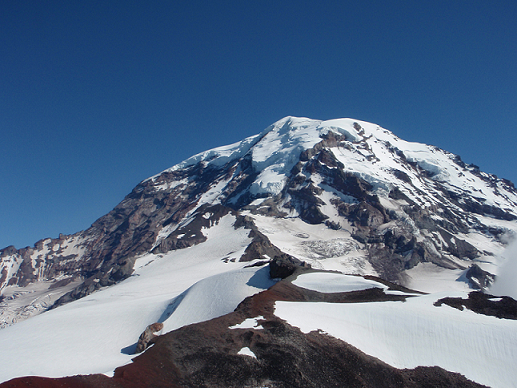
#> input picture solutions/Practical Four/data/Rainier1.png, 517 x 388 px
$ jupyter execute --allow-errors practical_four_solution.ipynb
#> lines starting #> are read from the running program, lines starting #| are printed output that depends on the picture
# Practical Four: Panoramas (Features, Matching, Transform, and Stitch)

This notebook is prepared to introduce you to the basics of how to create image panoramas including finding keypoints in an image, describing those key points, matching them to those points in another image, computing the transform from one image to the other, and stitching them together into a panorama.

### References
* [Based on "Homework 2: Panoramas!"](https://github.com/pjreddie/vision-hw2)
* [Lecture 6: Features and Matching](https://docs.google.com/presentation/d/11f77YuX5YVUmhr1QWYGCSmg5lHyml0VaRjDh93aceHI/edit?usp=sharing) and [Lecture 7: Matching, RANSAC, SIFT, and HoG](https://docs.google.com/presentation/d/1QgLpO6-fOn14dGbyPXidGolOEX6G3yFZc3UAXeALnek/edit?usp=sharing)

## Load Required Modules

[cell 1]
from PIL import Image, ImageDraw, ImageFont
from IPython.display import display
import numpy as np
import matplotlib.pyplot as pl

[cell 2]
# [22 lines left out: function np2img, not called in this run]

def draw_corners(im, points, line_length=7, line_width=1, color=(255, 0, 0)):
    """
    This function draws a cross at each point (x,y) of the input points list
    on the input image object im.
    """
    im = im.copy()
    draw = ImageDraw.Draw(im)
    for point in points:
        x, y = point[0], point[1]

        if ((x-line_length) >= 0):
            left = ((x-line_length), y)
        else:
            left = (0, y)

        if ((x+line_length) < im.size[0]):
            right = ((x+line_length), y)
        else:
            right = (im.size[0]-1, y)

        if ((y-line_length) >= 0):
            top = (x, (y-line_length))
        else:
            top = (x, 0)

        if ((y+line_length) < im.size[1]):
            bottom = (x, (y+line_length))
        else:
            bottom = (x, im.size[1]-1)

        draw.line(left + right, fill=color, width=line_width)
        draw.line(top + bottom, fill=color, width=line_width)

    return im

# [137 lines left out: functions imresize_nn, imresize_bi, not called in this run]


def imfilter(im, filter, preserve=False, img_obj=False, mode='edge'):
    """
    This function filters the input object im with the numpy array filter and
    returns the filtered image object.
    """
    # Convert the input object to numpy array object
    im = np.array(im).astype(float)
    if (im.ndim == 2):
        im = im[...,np.newaxis]
    # Get the filter dimensions
    h, w = filter.shape[:2][0] // 2, filter.shape[:2][1] // 2
    if (filter.ndim == 2):
        filter = filter[...,np.newaxis]
    # Apply padding on the input image to handle image boundaries
    pad_width = [[h,h],[w,w]]
    for d in range(2, im.ndim):
        pad_width.append([0,0])
    im = np.pad(im, pad_width=pad_width, mode=mode)
    # Create place holder for the filtered image
    if preserve:
        im_ = im.copy()
        # Iterate over pixels
        for y in range(h, im.shape[0]-h):
            for x in range(w, im.shape[1]-w):
                im_[y,x] = (im[y-h:y+h+1, x-w:x+w+1] * filter).sum(axis=(0,1))
    else:
        im_ = np.zeros(im.shape[:2])
        # Iterate over pixels
        for y in range(h, im.shape[0]-h):
            for x in range(w, im.shape[1]-w):
                im_[y,x] = (im[y-h:y+h+1, x-w:x+w+1] * filter).sum()

    # Exclude the boundary pixels
    im = im_[h:im.shape[0]-h, w:im.shape[1]-w]

    if img_obj:
        im = np2img(im)

    return im


# [17 lines left out: function box_filter, not called in this run]


def gaussian_kernel(sigma, dim=1):
    """
    This function generates and returns either a 1D (dim=1) or 2D (dim=2)
    Gaussian kernel with a standard deviation sigma. Note that the function
    automatically adjusts the kernel size so that 99% of the distribution falls
    within 3 standard deviations.
    """
    k = int(2 * np.ceil(3*sigma) + 1)
    x = np.linspace(-3*sigma, 3*sigma, k)
    g = 1.0 / np.sqrt(2 * np.pi * sigma**2) * np.exp(-x**2/(2*sigma**2))
    g = g / g.sum()
    g = g[np.newaxis,...]
    if dim == 2:
        g = np.dot(g.T, g)

    return g


def detect_corners(im, sigma=1, thresh=0.1, alpha=0.06, w=5):
    """
    This function detects and returns the spatial locations of the corners in the
    input 2D image object im using the Harris corner detection pipeline. See above for
    the definitions of the parameters.
    """
    B = gaussian_kernel(sigma=1.0, dim=2)
    G = gaussian_kernel(sigma, dim=2)
    Sx = np.array([[1.0, 0.0, -1.0], [2.0, 0.0, -2.0], [1.0, 0.0, -1.0]])
    Sy = Sx.copy().T
    # Blur image
    IB = imfilter(im, B)
    # Calculate image derivatives
    Ix = imfilter(IB, Sx)
    Iy = imfilter(IB, Sy)
    # Calculate three measures
    IxIx = Ix * Ix
    IyIy = Iy * Iy
    IxIy = Ix * Iy
    # Calculate three measures with weighted sums
    IxIx = imfilter(IxIx, G)
    IyIy = imfilter(IyIy, G)
    IxIy = imfilter(IxIy, G)
    # Calculate cornerness response
    R = (IxIx * IyIy - IxIy**2) - alpha * (IxIx + IyIy)**2
    # Apply non-maximum suppression and find the list of corners
    # w = 5
    w = w // 2
    w = 1 if w == 0 else w
    keypoints = []
    for y in range(w, R.shape[0]-w):
        for x in range(w, R.shape[1]-w):
            if R[y,x] >= thresh:
                if (R[y-w:y+w+1,x-w:x+w+1] > R[y,x]).sum() == 0:
                    keypoints.append([x,y])

    return np.array(keypoints)


def describe_corners(im, keypoints, w=5):
    """
    This function returns a descriptor for each input corner based on its w x w neighborhood on the input image objec im.
    """
    im = np.array(im).astype(float)
    w = w // 2
    w = 1 if w == 0 else w
    b = np.zeros((2*w+1, 2*w+1), dtype=np.int8)
    b[w, w] = 1
    b = (b == 0)
    descriptors = []
    for keypoint in keypoints:
        descriptor = im[keypoint[1]-w:keypoint[1]+w+1, keypoint[0]-w:keypoint[0]+w+1]
        descriptor = descriptor - im[keypoint[1],keypoint[0]]
        descriptors.append(descriptor[b].flatten())

    return np.array(descriptors)

def descriptor_distance(d1, d2, distance_type='L2'):
    """
    This function computes and returns distance between the 1D vector d1 and 2D array d2.
    """
    distance = []
    if distance_type == 'L2':
        distance = np.sqrt(((d2 - d1)**2).sum(axis=1))
    elif distance_type == 'L1':
        distance = np.abs(d2 - d1).sum(axis=1)

    return distance

def match_descriptors(descriptors1, descriptors2, distance_type='L2'):
    """
    This function matches each descriptor of descriptors1 with the closest descriptor in descriptors2.
    """
    matches = []
    distances = []
    for i, descriptor1 in enumerate(descriptors1):
        distance = descriptor_distance(descriptor1, descriptors2, distance_type=distance_type)
        j = np.argmin(distance)
        matches.append([i, j])
        distances.append(distance[j])

    matches = np.array(matches)
    distances = np.array(distances)

    return matches, distances

def find_and_draw_matches(im1, im2, sigma=1, thresh=0.1,
    alpha=0.06, w=5, distance_type='L2',
    line_width=1, line_color=(0, 128, 0), cross_color=(0,0,128), text_color=(255,0,0)):
    """
    This function finds and draws best matches between the keypoints of im1 and im2.
    It ensures one-to-one keypoint matches. It returns an image showing the one-to-one
    matching and the corresponding keypoint coordinates as a list.
    """
    F = np.array([[[0.299, 0.587, 0.114]]])
    I1 = imfilter(im1, F) / 255.0
    I2 = imfilter(im2, F) / 255.0

    keypoints1 = detect_corners(I1, sigma=sigma, thresh=thresh, alpha=alpha, w=w)
    keypoints2 = detect_corners(I2, sigma=sigma, thresh=thresh, alpha=alpha, w=w)

    descriptors1 = describe_corners(im1, keypoints1, w=w)
    descriptors2 = describe_corners(im2, keypoints2, w=w)

    matches, distances = match_descriptors(descriptors1, descriptors2, distance_type=distance_type)
    indexes = np.argsort(distances)
    matches_ = []
    keypoints2_ = []
    for index in indexes:
        if matches[index,1] not in keypoints2_:
            keypoints2_.append(matches[index,1])
            matches_.append(matches[index].tolist())
    matches = np.array(matches_)

    im12 = Image.new('RGB', (im1.width + im2.width, max(im1.height, im2.height)), color=(255, 255, 255))
    im12.paste(draw_corners(im1,keypoints1,line_width=line_width,color=cross_color), (0, 0))
    im12.paste(draw_corners(im2,keypoints2,line_width=line_width,color=cross_color), (im1.width, 0))
    draw = ImageDraw.Draw(im12)
    keypoints12 = []
    for i, match in enumerate(matches):
        keypoint1 = keypoints1[match[0]]
        keypoint2 = keypoints2[match[1]]
        keypoints12.append({'keypoint1':keypoint1,'keypoint2':keypoint2})
        keypoint2 += np.array([im1.width, 0])
        draw.line(keypoint1.tolist() + keypoint2.tolist(), fill=line_color, width=line_width)
        draw.text(keypoint1.tolist(), str(i), fill=text_color)
        draw.text(keypoint2.tolist(), str(i), fill=text_color)

    return im12, keypoints12

## Harris Corner (Keypoint) Detector, Corner (Keypoint) Descriptor, and Corner (Keypoint) Matching

[cell 3]
sigma = 1.0
thresh = 0.15
alpha = 0.06
w = 7
distance_type = 'L1'
im1 = Image.open('../data/Rainier1.png').convert('RGB')
im2 = Image.open('../data/Rainier2.png').convert('RGB')
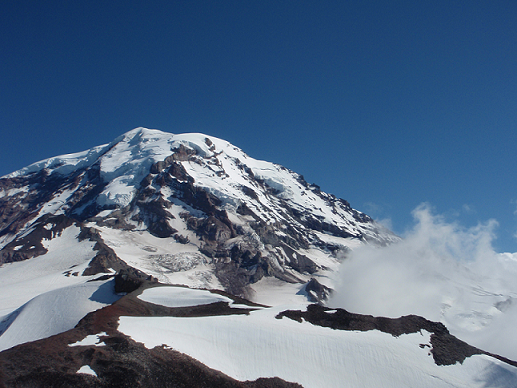
#> input picture solutions/Practical Four/data/Rainier2.png, 517 x 388 px
im12, keypoints12  = find_and_draw_matches(im1, im2, sigma, thresh, alpha, w, distance_type)
#> call 3 of imfilter, with filter = array of shape (7, 7), preserve = False, img_obj = False, mode = 'edge'
#> after the loop in imfilter (call 3), `for y in range(h, im.shape[0]-h):`:
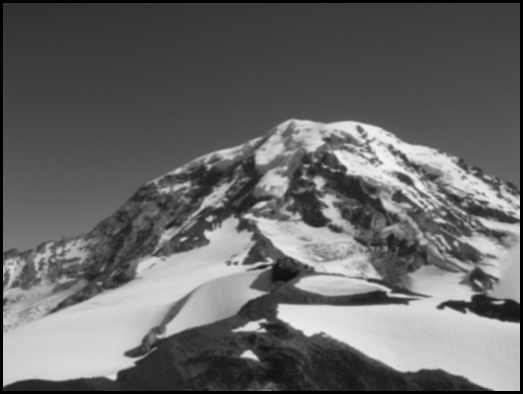
#> im_: shape (394, 523) float64; min 0, max 0.947, mean 0.405
#> in detect_corners, `R = (IxIx * IyIy - IxIy**2) - alpha * (IxIx + IyIy)**2`:
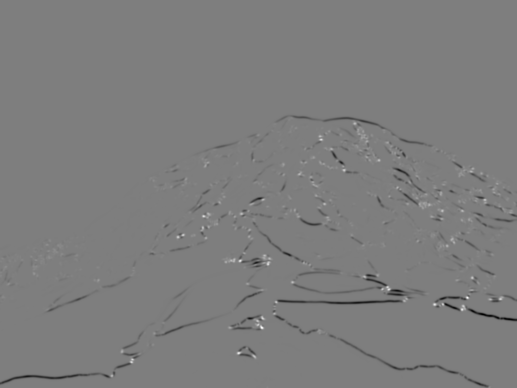
#> R: shape (388, 517) float64; min -0.357, max 0.365, mean -0.00231; drawn with min black and max white
#> in find_and_draw_matches, `keypoints1 = detect_corners(I1, sigma=sigma, thresh=thresh, alpha=alph..`: keypoints1 = 39 pairs, first value 132 to 500, second value 123 to 359
#> call 2 of detect_corners, with sigma = 1, thresh = 0.15, alpha = 0.06, w = 7
#> after the loop in imfilter (call 9), `for y in range(h, im.shape[0]-h):`:
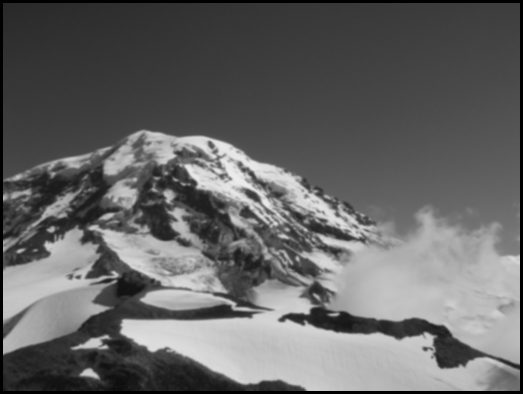
#> im_: shape (394, 523) float64; min 0, max 0.926, mean 0.398
#> after the loop in imfilter (call 10), `for y in range(h, im.shape[0]-h):`:
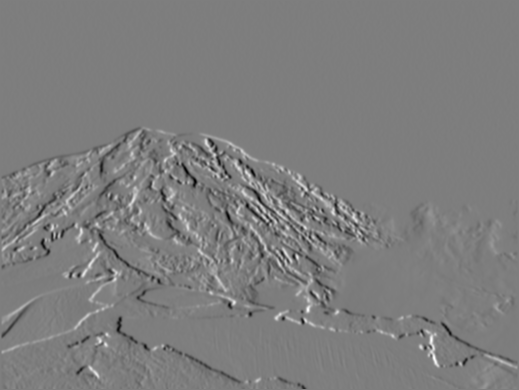
#> im_: shape (390, 519) float64; min -1.61, max 1.65, mean -0.00193; drawn with min black and max white
#> after the loop in imfilter (call 11), `for y in range(h, im.shape[0]-h):`:
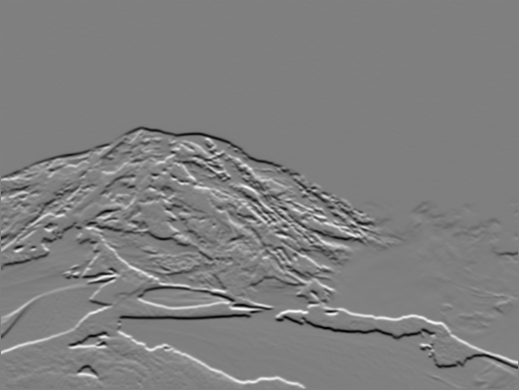
#> im_: shape (390, 519) float64; min -1.85, max 1.84, mean -0.00323; drawn with min black and max white
#> in detect_corners (call 2), `IxIx = Ix * Ix`:
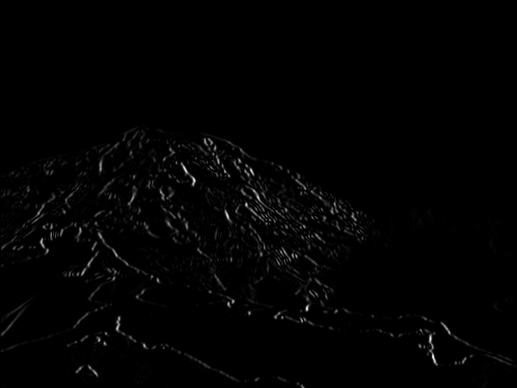
#> IxIx: shape (388, 517) float64; min 5.92e-15, max 2.72, mean 0.0288; drawn with min black and max white
#> in detect_corners (call 2), `IxIy = Ix * Iy`:
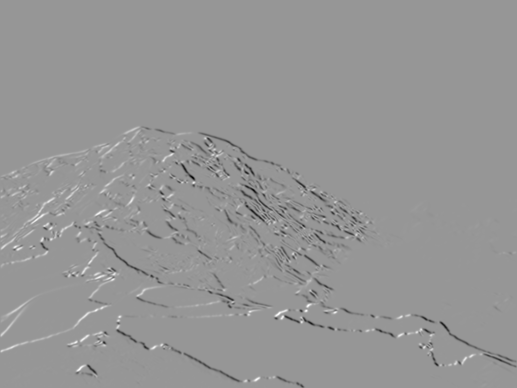
#> IxIy: shape (388, 517) float64; min -1.8, max 1.24, mean -0.00867; drawn with min black and max white
#> after the loop in imfilter (call 13), `for y in range(h, im.shape[0]-h):`:
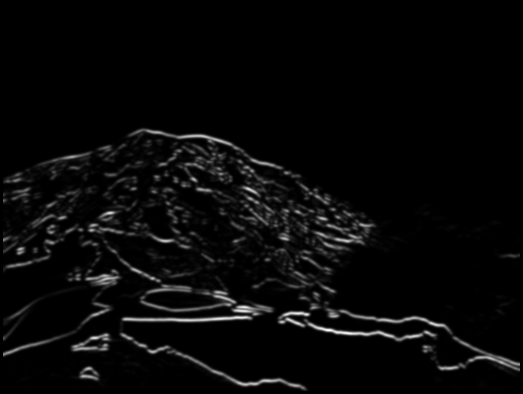
#> im_: shape (394, 523) float64; min 0, max 2.22, mean 0.0725; drawn with min black and max white
#> in imfilter (call 13), `im = im_[h:im.shape[0]-h, w:im.shape[1]-w]`:
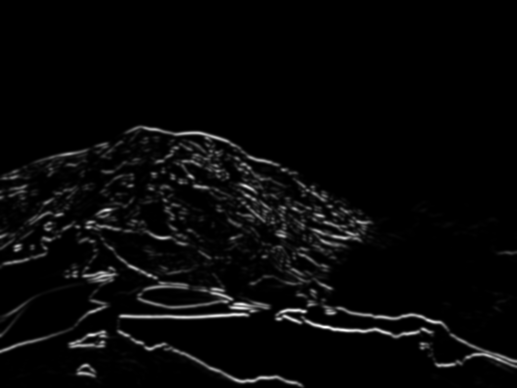
#> im: shape (388, 517) float64; min 9.44e-07, max 2.22, mean 0.0745; drawn with min black and max white
#> in find_and_draw_matches, `keypoints2 = detect_corners(I2, sigma=sigma, thresh=thresh, alpha=alph..`: keypoints2 = 32 pairs, first value 14 to 430, second value 138 to 374
#> the loop in describe_corners, `for keypoint in keypoints:` made 39 passes
#> keypoint on passes 1 to 12: [354, 123], [321, 139], [379, 160], [344, 170], [471, 171], [299, 174], [263, 199], [484, 199], [324, 204], [442, 210], [462, 210], [241, 213]
#> after the loop in describe_corners, `for keypoint in keypoints:`: descriptors = 39 items
#> the loop in describe_corners (call 2), `for keypoint in keypoints:` made 32 passes
#> keypoint on passes 1 to 12: [206, 138], [172, 152], [182, 162], [228, 176], [194, 184], [323, 217], [86, 225], [44, 226], [285, 227], [303, 227], [43, 238], [14, 248]
#> the loop in match_descriptors, `for i, descriptor1 in enumerate(descriptors1):` made 39 passes
#> j on passes 1 to 12: 0, 1, 3, 4, 23, 6, 26, 5, 24, 8, 9, 6
#> after the loop in match_descriptors, `for i, descriptor1 in enumerate(descriptors1):`: distances = 39 values, max 8283 at index 21, min 1071 at index 19, mean 4473.2; matches = 39 pairs, first value 0 to 38, second value 0 to 30
#> in find_and_draw_matches, `indexes = np.argsort(distances)`: indexes = 39 values, max 38 at index 35, min 0 at index 27, mean 19
#> the loop in find_and_draw_matches, `for index in indexes:` made 39 passes
#> index on passes 1, 3, 4, 5, 6, 7, 8, 9, 10, 11, 13, 14: 19, 1, 7, 3, 29, 30, 25, 28, 35, 22, 16, 23
#> after the loop in find_and_draw_matches, `for index in indexes:`: keypoints2_ = [13, 3, 1, 5, 4, 22, 23, 18, 20, 28, 15, 6, 12, 16, 24, 17, 8, 21, 26, 30, 19, 0, 9]; matches_ = [[19, 13], [2, 3], [1, 1], [7, 5], [3, 4], [29, 22], [30, 23], [25, 18], [28, 20], [35, 28], [22, 15], [11, 6], [16, 12], [23, 16], [32, 24], [24, 17], [9, 8], [13, 21], [6, 26], [12, 30], [26, 19], [0, 0], [10, 9]]
#> in find_and_draw_matches, `matches = np.array(matches_)`: matches = 23 rows, first 8: [19, 13], [2, 3], [1, 1], [7, 5], [3, 4], [29, 22], [30, 23], [25, 18]
#> the loop in draw_corners, `for point in points:` made 39 passes
#> (x, y, left, right, top, bottom) on passes 1 to 12: (354, 123, (347, 123), (361, 123), (354, 116), (354, 130)), (321, 139, (314, 139), (328, 139), (321, 132), (321, 146)), (379, 160, (372, 160), (386, 160), (379, 153), (379, 167)), (344, 170, (337, 170), (351, 170), (344, 163), (344, 177)), (471, 171, (464, 171), (478, 171), (471, 164), (471, 178)), (299, 174, (292, 174), (306, 174), (299, 167), (299, 181)), (263, 199, (256, 199), (270, 199), (263, 192), (263, 206)), (484, 199, (477, 199), (491, 199), (484, 192), (484, 206)), (324, 204, (317, 204), (331, 204), (324, 197), (324, 211)), (442, 210, (435, 210), (449, 210), (442, 203), (442, 217)), (462, 210, (455, 210), (469, 210), (462, 203), (462, 217)), (241, 213, (234, 213), (248, 213), (241, 206), (241, 220))
#> the loop in draw_corners (call 2), `for point in points:` made 32 passes
#> (x, y, left, right, top, bottom) on passes 1 to 12: (206, 138, (199, 138), (213, 138), (206, 131), (206, 145)), (172, 152, (165, 152), (179, 152), (172, 145), (172, 159)), (182, 162, (175, 162), (189, 162), (182, 155), (182, 169)), (228, 176, (221, 176), (235, 176), (228, 169), (228, 183)), (194, 184, (187, 184), (201, 184), (194, 177), (194, 191)), (323, 217, (316, 217), (330, 217), (323, 210), (323, 224)), (86, 225, (79, 225), (93, 225), (86, 218), (86, 232)), (44, 226, (37, 226), (51, 226), (44, 219), (44, 233)), (285, 227, (278, 227), (292, 227), (285, 220), (285, 234)), (303, 227, (296, 227), (310, 227), (303, 220), (303, 234)), (43, 238, (36, 238), (50, 238), (43, 231), (43, 245)), (14, 248, (7, 248), (21, 248), (14, 241), (14, 255))
#> the loop in find_and_draw_matches, `for i, match in enumerate(matches):` made 23 passes
#> (match, keypoint1, keypoint2) on passes 1 to 12: ([19, 13], [240, 260], [600, 274]), ([2, 3], [379, 160], [745, 176]), ([1, 1], [321, 139], [689, 152]), ([7, 5], [484, 199], [840, 217]), ([3, 4], [344, 170], [711, 184]), ([29, 22], [276, 302], [637, 317]), ([30, 23], [434, 304], [793, 317]), ([25, 18], [388, 289], [750, 303]), ([28, 20], [500, 299], [852, 311]), ([35, 28], [261, 327], [621, 344]), ([22, 15], [472, 277], [828, 291]), ([11, 6], [241, 213], [603, 225])
#> after the loop in find_and_draw_matches, `for i, match in enumerate(matches):`: keypoints12 = 23 items
#> keypoints12 = 23 items
display(im12)
